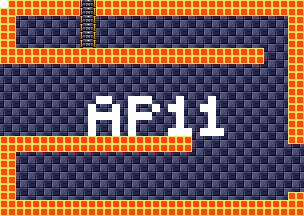

The image is a tile-based game level rendered from a .tmx file. Its description and source (layers, tilesets, objects; grid data summarised) follow:
An orthogonal 38x27 tile map with 8x8 px tiles, 4 tile layers (background, foreground, room numbers, Objects), 15 tilesets.

<map version="1.5" tiledversion="1.7.1" orientation="orthogonal" renderorder="right-down" width="38" height="27" tilewidth="8" tileheight="8" infinite="0" nextlayerid="11" nextobjectid="1">
 <tileset firstgid="1" source="tilesheets/tsKarniMata.tsx" />
 <tileset firstgid="1025" source="tilesheets/tsVoodooWasp.tsx" />
 <tileset firstgid="2049" source="tilesheets/tsBurial.tsx" />
 <tileset firstgid="3073" source="tilesheets/tsBlueTemple.tsx" />
 <tileset firstgid="4097" source="tilesheets/tsGoddess.tsx" />
 <tileset firstgid="5121" source="tilesheets/tsKonark.tsx" />
 <tileset firstgid="6145" name="sEnemies" tilewidth="8" tileheight="8" tilecount="1024" columns="32">
  <image source="../grapx/tilesheets/sObjects.bmp" trans="ff94ff" width="256" height="256" />
 </tileset>
 <tileset firstgid="7169" source="tilesheets/tsIceTemple.tsx" />
 <tileset firstgid="8193" source="tilesheets/tsLavaArea.tsx" />
 <tileset firstgid="9217" source="tilesheets/tsBossArea.tsx" />
 <tileset firstgid="10241" source="tilesheets/tsPegu.tsx" />
 <tileset firstgid="11265" source="tilesheets/sTiwanakuTemple.tsx" />
 <tileset firstgid="12289" source="tilesheets/sIndraTemple.tsx" />
 <tileset firstgid="13313" source="tilesheets/sTeleport.tsx" />
 <tileset firstgid="14337" source="tilesheets/sObjects.tsx" />
 <layer id="2" name="background" width="38" height="27">
  <data>[1026 cells, 1026 non-empty, 2 distinct tile ids]</data>
 </layer>
 <layer id="1" name="foreground" width="38" height="27">
  <data>[1026 cells, 328 non-empty, 3 distinct tile ids]</data>
 </layer>
 <layer id="7" name="room numbers" width="38" height="27">
  <data>[1026 cells, 39 non-empty, 1 distinct tile ids]</data>
 </layer>
 <layer id="10" name="Objects" width="38" height="27">
  <data>[1026 cells, 0 non-empty, 0 distinct tile ids]</data>
 </layer>
</map>
